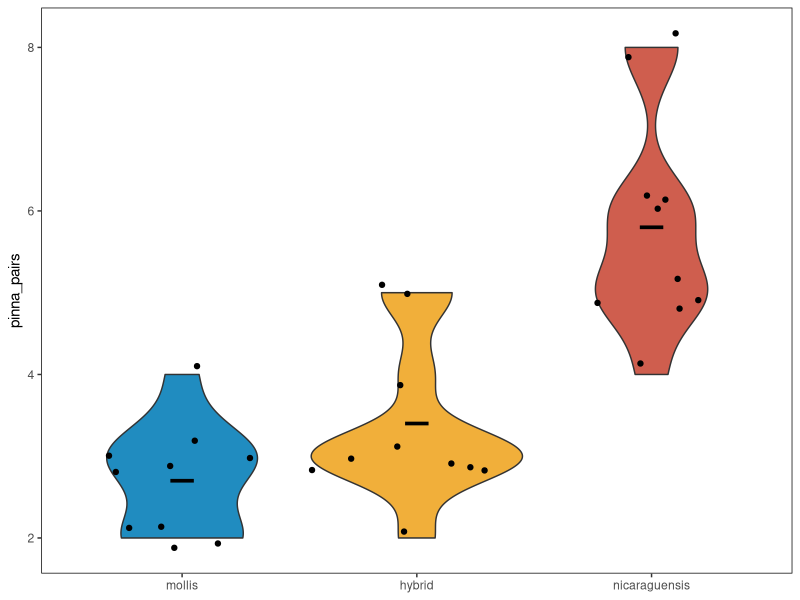
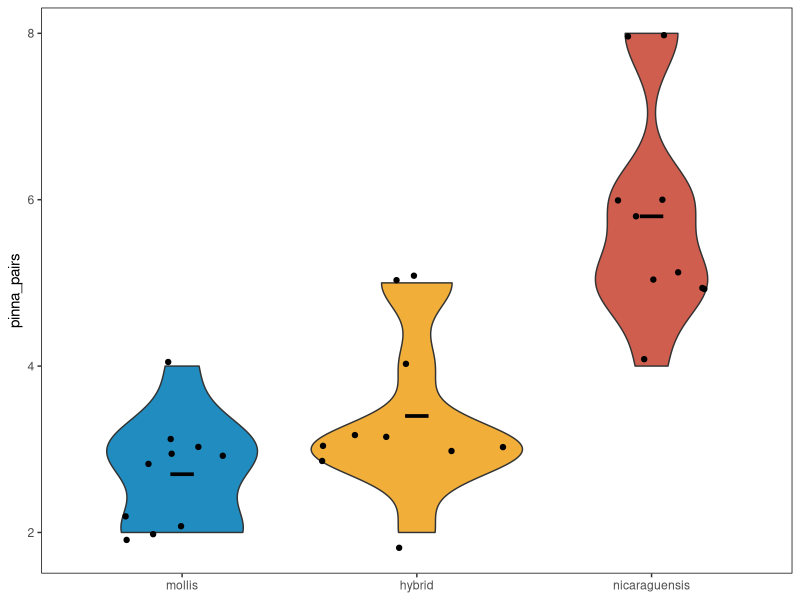
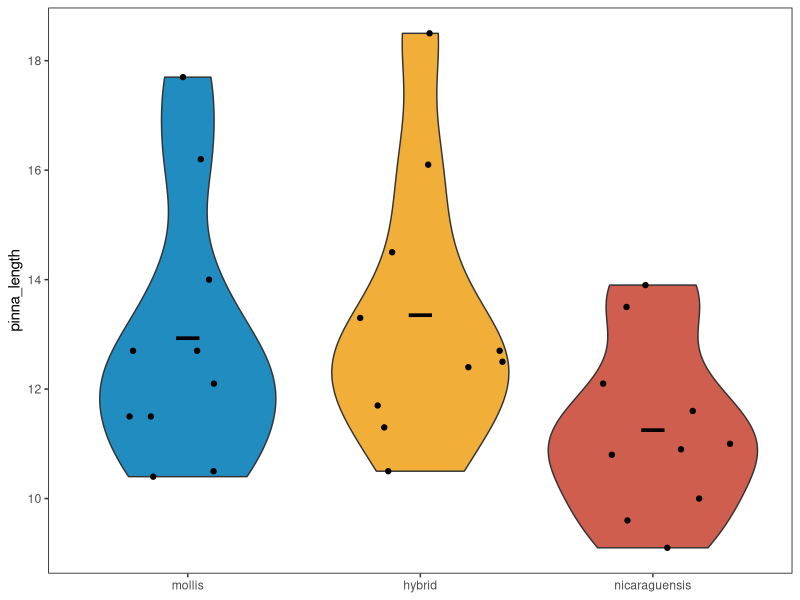
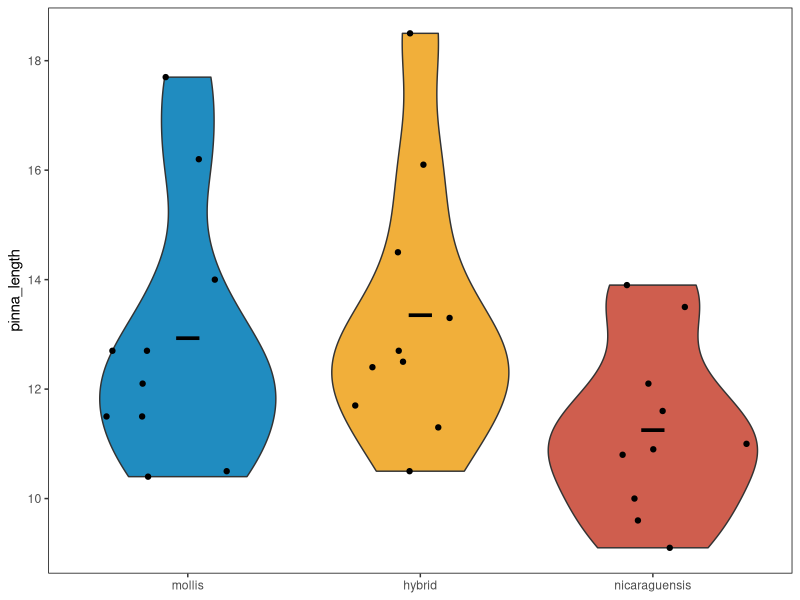
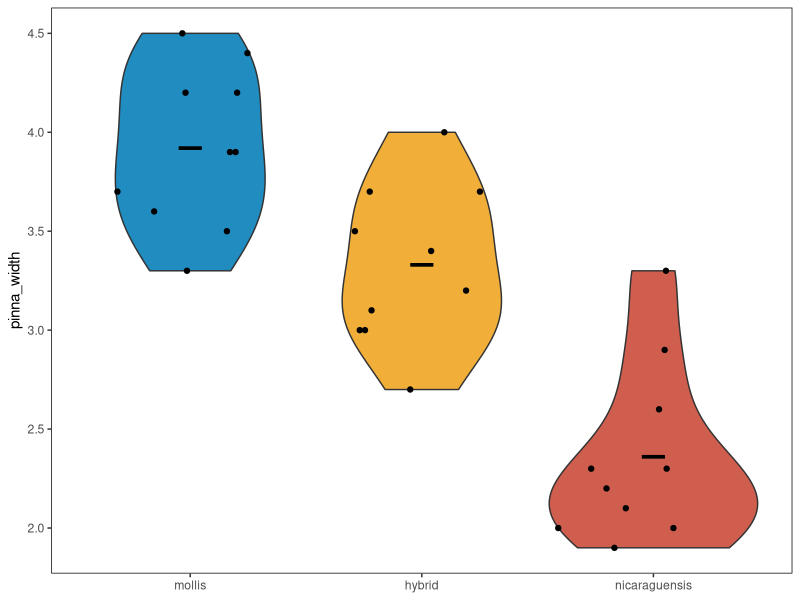
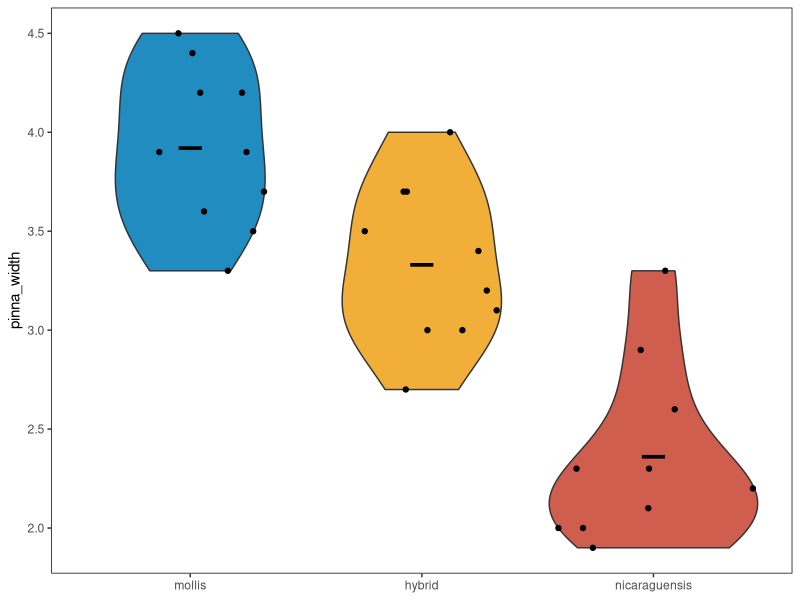
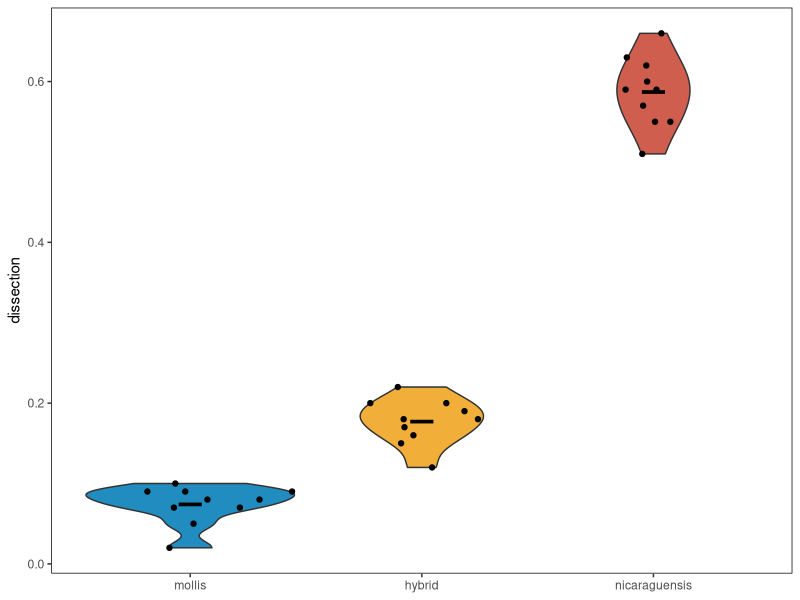
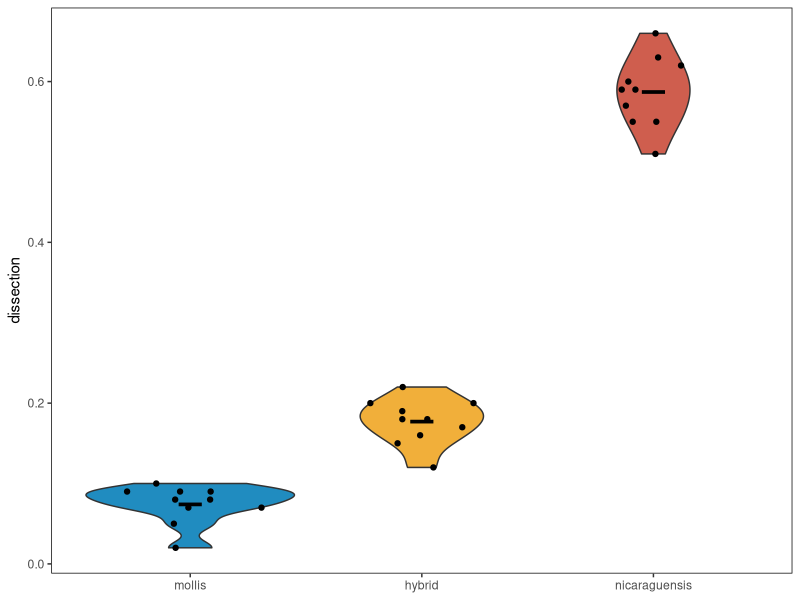

Reproduce these figures in R, in order.
setwd("~/Desktop/Projects/Goniopteris_hybrid/Morphometric Data")

library(dplyr)
library(magrittr)
library(ggplot2)
library(ggforce)

morphData <- read.csv("FieldData.csv") %>% 
  arrange(species) %>% 
  mutate(species=factor(species, levels=c("mollis", "hybrid", "nicaraguensis")))


## number of pinna pairs 
ggplot(morphData, aes(species, pinna_pairs, fill = species)) +
  geom_violin() +
  geom_sina() +
  stat_summary(fun = "mean",
               geom = "crossbar",
               width = 0.1,
               color = "black")+
  scale_fill_manual(values=c("#208cc0", "#f1af3a", "#cf5e4e"))+
  theme(legend.position = "none")+
  theme(axis.title.x = element_blank())+
  theme(panel.grid.major = element_blank(), 
        panel.background = element_rect(fill = "#ffffff"), 
        panel.border = element_rect(fill = NA))+
  guides(fill="none")+
  guides(shape="none")

ggsave(filename = "pinnaPairs.PDF", path = ".", width = 20, height = 10, 
       units = "cm", device = 'pdf', dpi=300, useDingbats=FALSE)

dev.off()

## pinna length
ggplot(morphData, aes(species, pinna_length, fill = species)) +
  geom_violin() +
  geom_sina() +
  stat_summary(fun = "mean",
               geom = "crossbar",
               width = 0.1,
               color = "black")+
  scale_fill_manual(values=c("#208cc0", "#f1af3a", "#cf5e4e"))+
  theme(legend.position = "none")+
  theme(axis.title.x = element_blank())+
  theme(panel.grid.major = element_blank(), 
        panel.background = element_rect(fill = "#ffffff"), 
        panel.border = element_rect(fill = NA))+
  guides(fill="none")+
  guides(shape="none")

ggsave(filename = "pinnaLength.PDF", path = ".", width = 20, height = 10, 
       units = "cm", device = 'pdf', dpi=300, useDingbats=FALSE)

dev.off()


## pinna width
ggplot(morphData, aes(species, pinna_width, fill = species)) +
  geom_violin() +
  geom_sina() +
  stat_summary(fun = "mean",
               geom = "crossbar",
               width = 0.1,
               color = "black")+
  scale_fill_manual(values=c("#208cc0", "#f1af3a", "#cf5e4e"))+
  theme(legend.position = "none")+
  theme(axis.title.x = element_blank())+
  theme(panel.grid.major = element_blank(), 
        panel.background = element_rect(fill = "#ffffff"), 
        panel.border = element_rect(fill = NA))+
  guides(fill="none")+
  guides(shape="none")

ggsave(filename = "pinnaWidth.PDF", path = ".", width = 20, height = 10, 
       units = "cm", device = 'pdf', dpi=300, useDingbats=FALSE)

dev.off()



## dissection
ggplot(morphData, aes(species, dissection, fill = species)) +
  geom_violin() +
  geom_sina() +
  stat_summary(fun = "mean",
               geom = "crossbar",
               width = 0.1,
               color = "black")+
  scale_fill_manual(values=c("#208cc0", "#f1af3a", "#cf5e4e"))+
  theme(legend.position = "none")+
  theme(axis.title.x = element_blank())+
  theme(panel.grid.major = element_blank(), 
        panel.background = element_rect(fill = "#ffffff"), 
        panel.border = element_rect(fill = NA))+
  guides(fill="none")+
  guides(shape="none")

ggsave(filename = "dissection.PDF", path = ".", width = 20, height = 10, 
       units = "cm", device = 'pdf', dpi=300, useDingbats=FALSE)

dev.off()


## vein pairs
ggplot(morphData, aes(species, vein_pairs, fill = species)) +
  geom_violin() +
  geom_sina() +
  stat_summary(fun = "mean",
               geom = "crossbar",
               width = 0.1,
               color = "black")+
  scale_fill_manual(values=c("#208cc0", "#f1af3a", "#cf5e4e"))+
  theme(legend.position = "none")+
  theme(axis.title.x = element_blank())+
  theme(panel.grid.major = element_blank(), 
        panel.background = element_rect(fill = "#ffffff"), 
        panel.border = element_rect(fill = NA))+
  guides(fill="none")+
  guides(shape="none")

ggsave(filename = "veinPairs.PDF", path = ".", width = 20, height = 10, 
       units = "cm", device = 'pdf', dpi=300, useDingbats=FALSE)

dev.off()



## pinna lw ratio
ggplot(morphData, aes(species, lw_ratio, fill = species)) +
  geom_violin() +
  geom_sina() +
  stat_summary(fun = "mean",
               geom = "crossbar",
               width = 0.1,
               color = "black")+
  scale_fill_manual(values=c("#208cc0", "#f1af3a", "#cf5e4e"))+
  theme(legend.position = "none")+
  theme(axis.title.x = element_blank())+
  theme(panel.grid.major = element_blank(), 
        panel.background = element_rect(fill = "#ffffff"), 
        panel.border = element_rect(fill = NA))+
  guides(fill="none")+
  guides(shape="none")

ggsave(filename = "lw_ratio.PDF", path = ".", width = 20, height = 10, 
       units = "cm", device = 'pdf', dpi=300, useDingbats=FALSE)

dev.off()



##pinna pairs ANOVA
pinnaPairsANOVA <- aov(pinna_pairs ~ species, data = morphData)

summary(pinnaPairsANOVA)

pinnaPairsTukey<-TukeyHSD(pinnaPairsANOVA)

pinnaPairsTukey



##pinna length ANOVA
pinnaLengthANOVA <- aov(pinna_length ~ species, data = morphData)

summary(pinnaLengthANOVA)

pinnaLengthTukey<-TukeyHSD(pinnaLengthANOVA)

pinnaLengthTukey


##pinna width ANOVA
pinnaWidthANOVA <- aov(pinna_width ~ species, data = morphData)

summary(pinnaWidthANOVA)

pinnaWidthTukey<-TukeyHSD(pinnaWidthANOVA)

pinnaWidthTukey



##dissection ANOVA
dissectionANOVA <- aov(dissection ~ species, data = morphData)

summary(dissectionANOVA)

dissectionTukey<-TukeyHSD(dissectionANOVA)

dissectionTukey


##vein pairs ANOVA
veinsANOVA <- aov(vein_pairs ~ species, data = morphData)

summary(veinsANOVA)

vein_pairsTukey<-TukeyHSD(veinsANOVA)

vein_pairsTukey


##pinnae lw ratio ANOVA
pinnaLWANOVA <- aov(lw_ratio ~ species, data = morphData)

summary(pinnaLWANOVA)

pinnaLWTukey<-TukeyHSD(pinnaLWANOVA)

pinnaLWTukey
